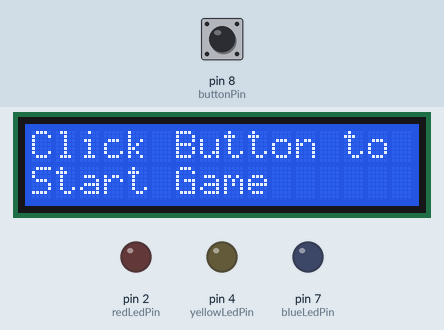
A sketch run on a simulated Arduino Uno, built with avr-gcc and run on an emulated ATmega328P. On the bench: 16×2 character LCD, output pins drawn as LEDs (lit = HIGH). The inputs (shaded band) are chosen by the test bench; at power-on: pin 8 (buttonPin) HIGH. Random numbers use the default seed unless the sketch sets one.

Above: at 1.2 s.
1.3 s: pin 8 (buttonPin) pulled LOW for 0.15 s
At 3.5 s:
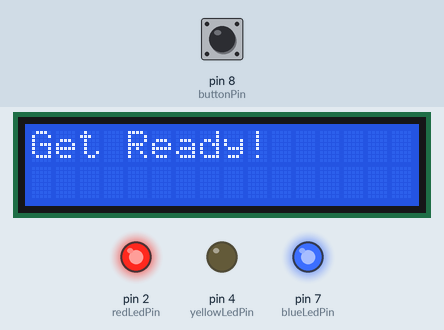
3.8 s: pin 8 (buttonPin) pulled LOW for 1 s
At 4.6 s:
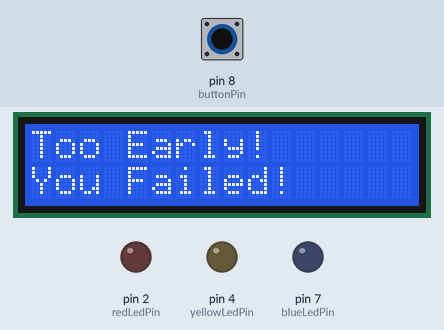
7.8 s: pin 8 (buttonPin) pulled LOW for 3.2 s
At 8.6 s:
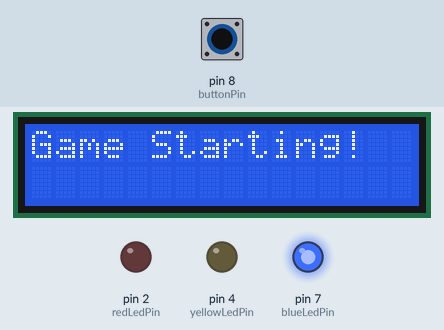
17.9 s: pin 8 (buttonPin) pulled LOW for 0.15 s
At 19.0 s:
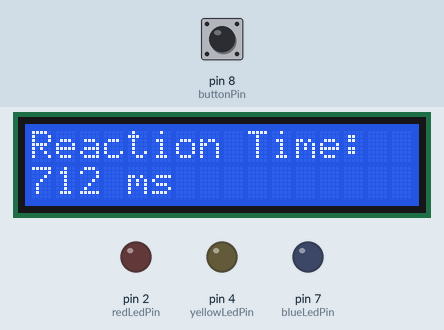
Timing chart, 0 to 20.9 s (numbered marks = the images above; inputs shaded):
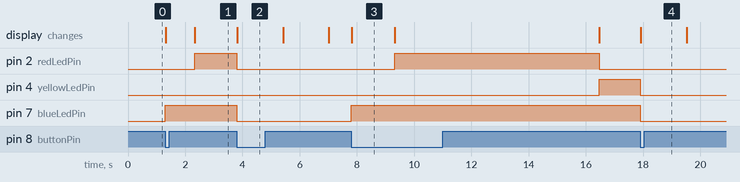

The sketch:

sketch.ino
```cpp
#include <Wire.h>
#include <LiquidCrystal_I2C.h>

LiquidCrystal_I2C lcd(0x27, 16, 2);

const int redLedPin = 2;
const int yellowLedPin = 4;
const int blueLedPin = 7;
const int buttonPin = 8;

int lastButtonState;

unsigned long targetWaitTimeRedYellow = 0;
unsigned long waitTimeDelay = 0;
unsigned long currentMillis = 0;
unsigned long startMillisRedYellow = 0;
unsigned long startMillisDelay = 0;
unsigned long startClickTime = 0;
unsigned long clickTime = 0;
unsigned long startMillisTryAgain = 0;

unsigned long startMillisTooLate = 0;
unsigned long tooLateWaitTime = 22000;


unsigned long reactionSpeed;

enum gameState {
  waitingToStart,
  showingRed,
  showingYellow,
  showingResults,
  showingTryAgain,
  showingTooEarlyResults,
  showingTooEarlyTryAgain,
  showingTooLateResults,
  showingTooLateTryAgain
};

gameState currentState = waitingToStart;

bool screenNeedsUpdate = false;

void setup() {
  Serial.begin(1000);
  setupAll();
}

void setupButton() {
  pinMode(buttonPin, INPUT_PULLUP);
  lastButtonState = digitalRead(buttonPin);
}

void setupLED() {
  pinMode(redLedPin, OUTPUT);
  pinMode(yellowLedPin, OUTPUT);
  pinMode(blueLedPin, OUTPUT);
}

void setupLCD() {
  lcd.init();
  lcd.backlight();

  startingLcdTxt();
}

void startingLcdTxt() {
  lcd.clear();
  lcd.setCursor(0, 0);
  lcd.print("Click Button to ");
  lcd.setCursor(0, 1);
  lcd.print("Start Game");
}

void setupAll() {
  currentState = waitingToStart;
  screenNeedsUpdate = false;

  setupLED();
  setupLCD();
  setupButton();

  startMillisRedYellow = millis();
  startMillisDelay = millis();
  randomSeed(analogRead(A0));
}

void buttonPress() {
  if (currentState == showingYellow) {
    clickTime = millis();
    reactionSpeed = (clickTime - startClickTime) / 2;

    startMillisTryAgain = millis();

    screenNeedsUpdate = true;
    currentState = showingResults;

    changeLedState(redLedPin, false);
    changeLedState(yellowLedPin, false);
    changeLedState(blueLedPin, false);
  }
  else if (currentState == showingRed) {
    startMillisTryAgain = millis();

    screenNeedsUpdate = true;
    currentState = showingTooEarlyResults;

    changeLedState(redLedPin, false);
    changeLedState(yellowLedPin, false);
    changeLedState(blueLedPin, false);
  }
  else if (currentState == waitingToStart) {
    changeLedState(blueLedPin, true);
    changeLcdText("Game Starting!");
    delay(1000);
    startGame();
  }
  else if (currentState == showingResults || currentState == showingTryAgain || currentState == showingTooEarlyResults || currentState == showingTooEarlyTryAgain || currentState == showingTooLateResults || currentState == showingTooLateTryAgain) {
    reset();
  }
}

void enableEndScreen() {
  if (!screenNeedsUpdate) {
    return;
  }

  screenNeedsUpdate = false;

  lcd.clear();
  if (currentState == showingResults) {
    lcd.setCursor(0, 0);
    lcd.print("Reaction Time: ");
    lcd.setCursor(0, 1);
    lcd.print((String)reactionSpeed);
    lcd.print(" ms");
  }
  else if (currentState == showingTryAgain || currentState == showingTooEarlyTryAgain || currentState == showingTooLateTryAgain) {
    lcd.setCursor(0, 0);
    lcd.print("Click Button ");
    lcd.setCursor(0, 1);
    lcd.print("to Try Again");
  }
  else if (currentState == showingTooEarlyResults) {
    lcd.setCursor(0, 0);
    lcd.print("Too Early!");
    lcd.setCursor(0, 1);
    lcd.print("You Failed!");
  }
  else if (currentState == showingTooLateResults) {
    lcd.setCursor(0, 0);
    lcd.print("Too Late!");
    lcd.setCursor(0, 1);
    lcd.print("You Failed!");
  }
}

void startGame() {
  currentState = showingRed;
  changeLcdText("Get Ready!");
  targetWaitTimeRedYellow = random(4000, 8000);
  changeLedState(redLedPin, true);

  startMillisRedYellow = millis();
}

void changeLedState(int pin, bool turnOn) {
  if (turnOn) {
    digitalWrite(pin, HIGH);
  }
  else {
    digitalWrite(pin, LOW);
  }
}

void changeLcdText(String txt) {
  lcd.clear();
  lcd.print(txt);
}

void turnYellow() {
  startMillisTooLate = millis();
  startMillisRedYellow = millis();
  currentState = showingYellow;
  changeLedState(redLedPin, false);
  changeLedState(yellowLedPin, true);
  changeLcdText("Click!");
  startClickTime = millis();
}

void loop() {
  currentMillis = millis();
  int currentButtonState = digitalRead(buttonPin);

  if (lastButtonState == HIGH && currentButtonState == LOW && (currentMillis - startMillisDelay) >= waitTimeDelay) {
    buttonPress();
    waitTimeDelay = 60;
    startMillisDelay = millis();
  }

  lastButtonState = currentButtonState;

  currentMillis = millis();
  if (currentState == showingRed) {
    if ((currentMillis - startMillisRedYellow) >= targetWaitTimeRedYellow) {
      turnYellow();
    }
  }

  currentMillis = millis();
  if (currentState == showingYellow) {
    if ((currentMillis - startMillisTooLate) >= tooLateWaitTime) {
      startMillisTryAgain = millis();

      screenNeedsUpdate = true;
      currentState = showingTooLateResults;

      changeLedState(redLedPin, false);
      changeLedState(yellowLedPin, false);
      changeLedState(blueLedPin, false);
    }
  }

  currentMillis = millis();
  if (currentState == showingResults || currentState == showingTryAgain) {
    if ((currentMillis - startMillisTryAgain) >= 1600) {
      if (currentState == showingResults) {
        currentState = showingTryAgain;
      }
      else if (currentState == showingTryAgain) {
        currentState = showingResults;
      }
      startMillisTryAgain = millis();
      screenNeedsUpdate = true;
    }
    enableEndScreen();
  }

  // Too Early
  if (currentState == showingTooEarlyResults || currentState == showingTooEarlyTryAgain) {
    if ((currentMillis - startMillisTryAgain) >= 1600) {
      if (currentState == showingTooEarlyResults) {
        currentState = showingTooEarlyTryAgain;
      }
      else if (currentState == showingTooEarlyTryAgain) {
        currentState = showingTooEarlyResults;
      }
      startMillisTryAgain = millis();
      screenNeedsUpdate = true;
    }
    enableEndScreen();
  }

  // Too Late
  if (currentState == showingTooLateResults || currentState == showingTooLateTryAgain) {
    if ((currentMillis - startMillisTryAgain) >= 1600) {
      if (currentState == showingTooLateResults) {
        currentState = showingTooLateTryAgain;
      }
      else if (currentState == showingTooLateTryAgain) {
        currentState = showingTooLateResults;
      }
      startMillisTryAgain = millis();
      screenNeedsUpdate = true;
    }
    enableEndScreen();
  }
}

void reset() {
  changeLedState(redLedPin, false);
  changeLedState(yellowLedPin, false);
  changeLedState(blueLedPin, true);
  changeLcdText("Game Starting!");
  delay(1500);
  startGame();
}
```

Measured:
- after the input at 1.3 s, pin 2 (redLedPin): LOW → HIGH after 1.0 s; pin 7 (blueLedPin): LOW → HIGH at once; the display: first changes at once (image 1 shows a later state)
- after the input at 3.8 s, pin 7 (blueLedPin): HIGH → LOW at once
- after the input at 7.8 s, pin 2 (redLedPin): LOW → HIGH after 1.5 s, → LOW 7.1 s later; pin 4 (yellowLedPin): LOW → HIGH after 8.7 s; pin 7 (blueLedPin): LOW → HIGH at once
- after the input at 17.9 s, pin 4 (yellowLedPin), pin 7 (blueLedPin): HIGH → LOW at once; the display: changes at once (image 4)
- what the display in image 3 shows lasts 1.5 s, from 7.8 s to 9.3 s
